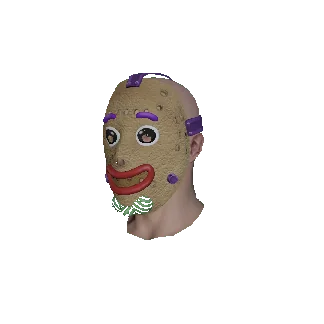
#> input picture barber/female_1_127.webp, 324 x 324 px
$ python check_white_background.py barber/female_1_127.webp
#> lines starting #> are read from the running program, lines starting #| are printed output that depends on the picture; after the words box and inside, x2 and y2 are one past the last pixel; in counts of white or black regions, pixels touching at a corner belong together
from PIL import Image
import sys

img_path = sys.argv[1] if len(sys.argv) > 1 else 'barber/male_2_4.png'
img = Image.open(img_path)
#> img is the input picture: PIL image 324x324 RGBA; mean R, G, B, A 18.2, 15.4, 13.4, 32.3

print(f'Fichier: {img_path}')
print(f'Mode: {img.mode}')
#| Mode: RGBA
print(f'Size: {img.size}')
#| Size: (324, 324)

if img.mode == 'RGBA':
    r, g, b, a = img.split()
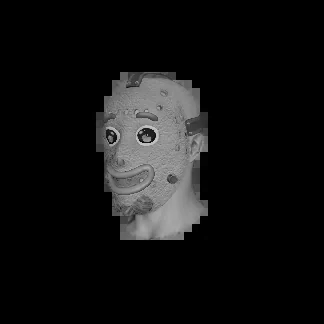
#> r: PIL image 324x324 L; min 0, max 201, mean 18.2
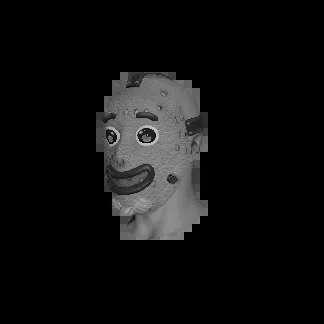
#> g: PIL image 324x324 L; min 0, max 196, mean 15.4
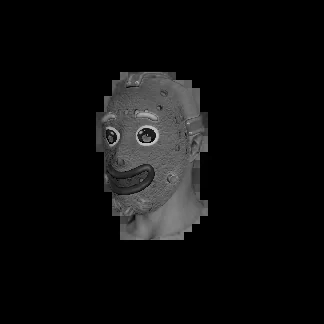
#> b: PIL image 324x324 L; min 0, max 201, mean 13.4
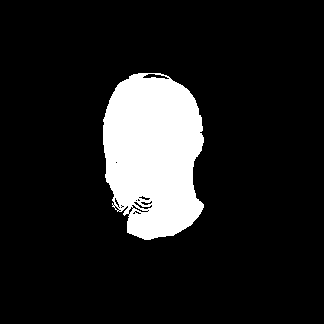
#> a: PIL image 324x324 L; 12.7% white; 1 white region, box (x1, y1, x2, y2) and area: (103, 73, 204, 240) 13284

    # Vérifier les coins pour voir les valeurs RGB
    corners = [
        (0, 0),  # Top-left
        (img.size[0]-1, 0),  # Top-right
        (0, img.size[1]-1),  # Bottom-left
        (img.size[0]-1, img.size[1]-1)  # Bottom-right
    ]
#> corners = [(0, 0), (323, 0), (0, 323), (323, 323)]

    print('\nAnalyse des coins (RGB + Alpha):')
    for x, y in corners:
        rgb_val = img.getpixel((x, y))
        alpha_val = rgb_val[3] if len(rgb_val) == 4 else 255
        rgb_only = rgb_val[:3]
        print(f'  ({x}, {y}): RGB={rgb_only}, Alpha={alpha_val}')

        # Vérifier si c'est blanc
        if rgb_only == (255, 255, 255) and alpha_val < 255:
            print(f'    [PROBLEME] Fond blanc dans RGB avec alpha transparent!')
        elif rgb_only == (255, 255, 255) and alpha_val == 255:
            print(f'    [PROBLEME] Fond blanc opaque dans l\'image originale!')
#> this loop made 4 passes
#|   (0, 0): RGB=(0, 0, 0), Alpha=0
#|   (323, 0): RGB=(0, 0, 0), Alpha=0
#|   (0, 323): RGB=(0, 0, 0), Alpha=0
#|   (323, 323): RGB=(0, 0, 0), Alpha=0

    # Vérifier une zone centrale pour voir si c'est vraiment transparent
    center_x, center_y = img.size[0] // 2, img.size[1] // 2
#> center_x = 162; center_y = 162
    center_rgb = img.getpixel((center_x, center_y))
#> center_rgb = (143, 125, 95, 255)
    print(f'\nCentre de l\'image: RGB={center_rgb[:3]}, Alpha={center_rgb[3]}')
#| Centre de l'image: RGB=(143, 125, 95), Alpha=255

    # Compter les pixels blancs avec alpha transparent
    pixels = list(img.getdata())
#> pixels = 104976 items
    white_transparent = sum(1 for p in pixels if p[:3] == (255, 255, 255) and p[3] < 255)
#> white_transparent = 0
    white_opaque = sum(1 for p in pixels if p[:3] == (255, 255, 255) and p[3] == 255)
#> white_opaque = 0
    total = len(pixels)
#> total = 104976

    print(f'\nStatistiques:')
    print(f'  Pixels blancs opaques (fond blanc réel): {white_opaque} ({white_opaque*100/total:.1f}%)')
#|   Pixels blancs opaques (fond blanc réel): 0 (0.0%)
    print(f'  Pixels blancs transparents (problème): {white_transparent} ({white_transparent*100/total:.1f}%)')
#|   Pixels blancs transparents (problème): 0 (0.0%)

else:
    print('Mode non-RGBA:', img.mode)
